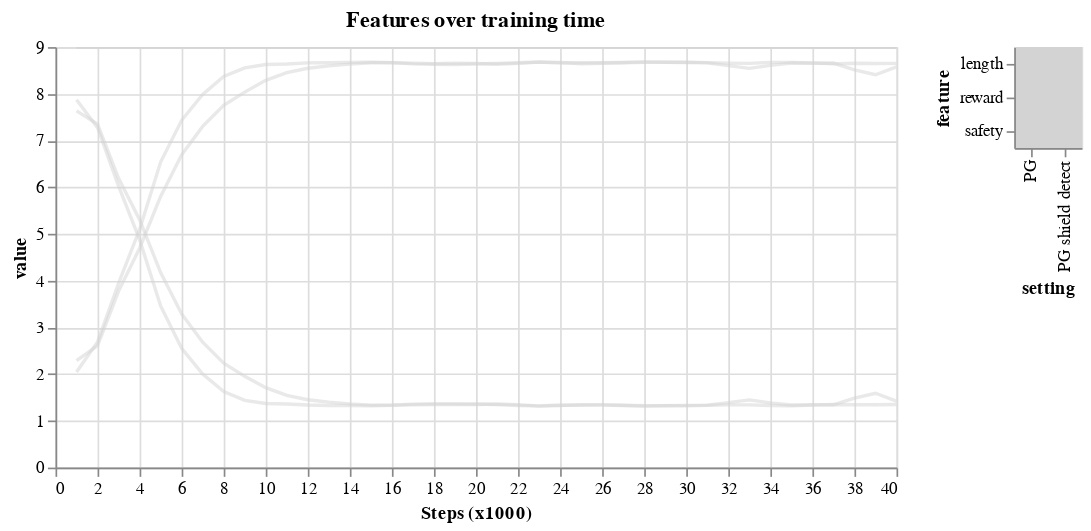

The notebook cell this image was saved under:
### Code cell
feature_chart = make_chart2(dfs_features, title='Features over training time',
                                keys=[
                                      'PG',
                                      'PG shield detect',
                                ], window_speed=1000)
feature_chart

### Figure 1 — Vega-Lite specification as saved in the notebook (floating-point values rounded to 4 significant figures; data arrays with more than 128 entries replaced by an {"elided": "..."} marker saying what was removed)
{"config": {"view": {"continuousWidth": 400, "continuousHeight": 300}}, "hconcat": [{"mark": {"type": "line", "opacity": 0.5}, "encoding": {"color": {"condition": {"type": "nominal", "field": "series", "legend": null, "scale": {"scheme": "dark2"}, "selection": "selector015"}, "value": "lightgray"}, "x": {"type": "quantitative", "axis": {"tickMinStep": 1, "title": "Steps (x1000)"}, "field": "n_steps"}, "y": {"type": "quantitative", "axis": {"tickMinStep": 0.1, "title": "value"}, "field": "value", "sort": "ascending"}}, "height": 250, "selection": {"selector015": {"type": "multi", "fields": ["setting", "feature"], "empty": "none"}, "selector016": {"type": "interval", "bind": "scales", "encodings": ["x", "y"]}}, "title": "Features over training time", "width": 500}, {"mark": "rect", "encoding": {"color": {"condition": {"type": "nominal", "field": "series", "legend": null, "scale": {"scheme": "dark2"}, "selection": "selector015"}, "value": "lightgray"}, "x": {"type": "nominal", "axis": {"orient": "bottom"}, "field": "setting"}, "y": {"type": "nominal", "field": "feature"}}, "selection": {"selector015": {"type": "multi", "fields": ["setting", "feature"], "empty": "none"}}}], "data": {"name": "data-25ebdffdfb17222350d5732099da38b0"}, "$schema": "https://vega.github.io/schema/vega-lite/v4.8.1.json", "datasets": {"data-25ebdffdfb17222350d5732099da38b0": {"elided": "240 records"}}}
